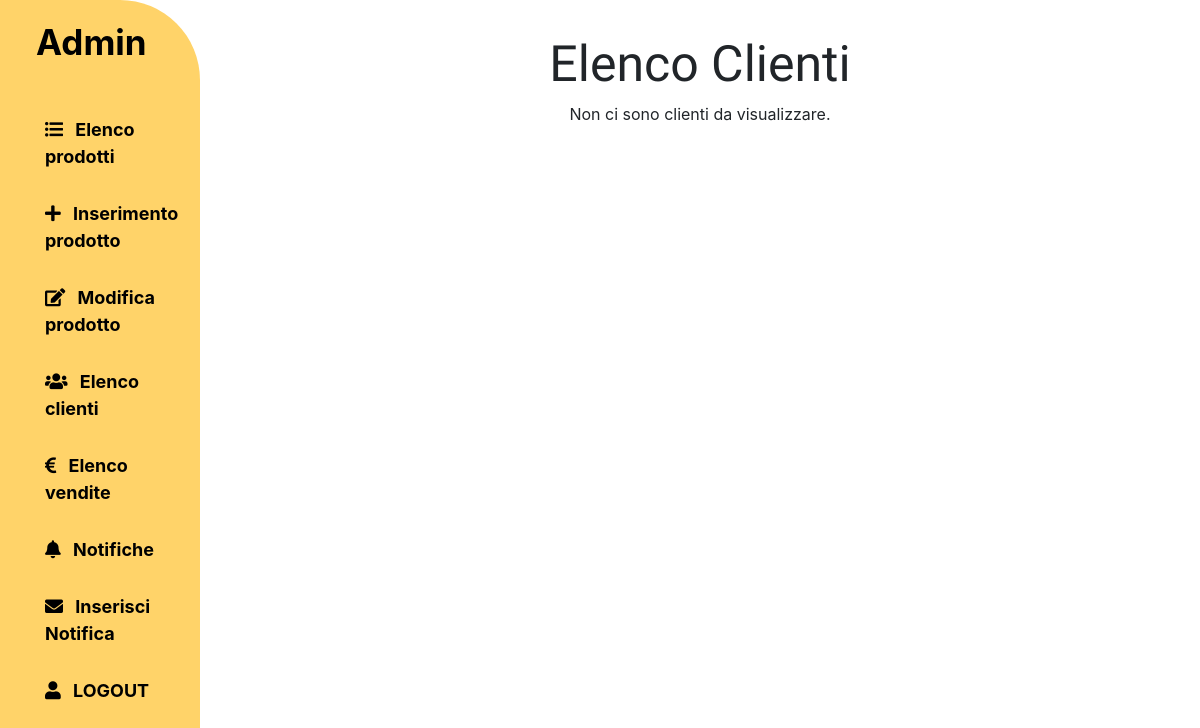
/admin/customers.php (signed in), run on an earlier commit of the app's database.
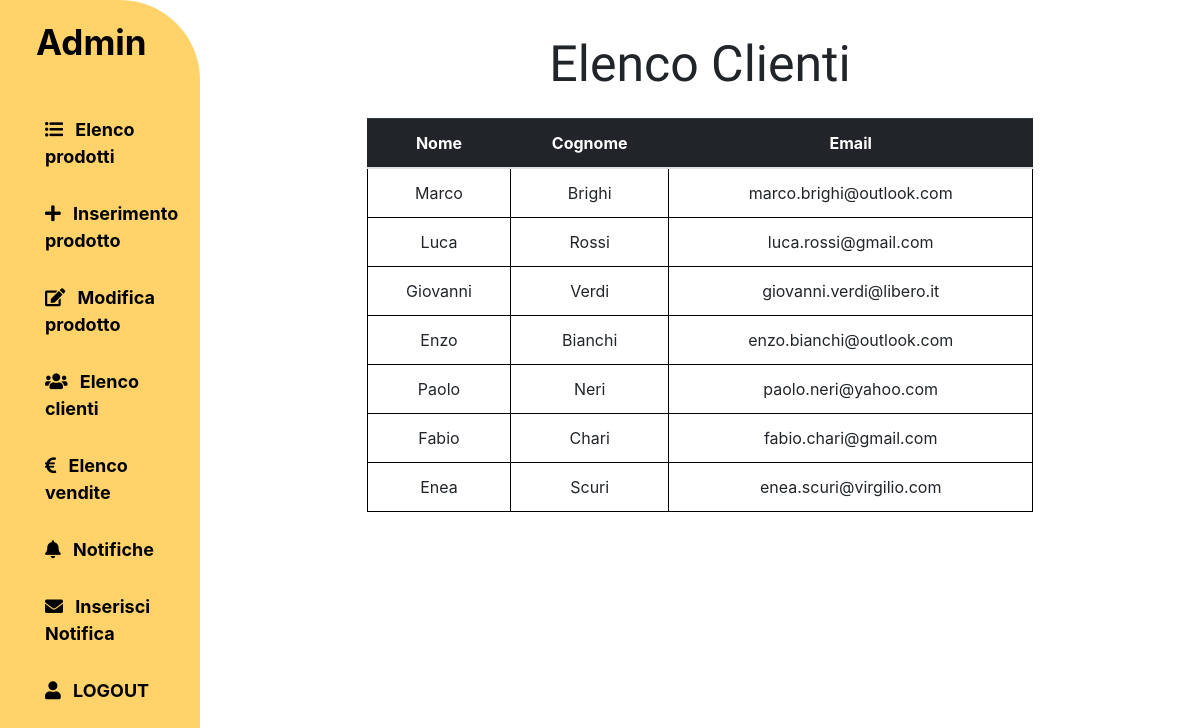
And on a later commit of the database.
### tables this page shows
CREATE TABLE IF NOT EXISTS `utenti`(
    `id` INT NOT NULL AUTO_INCREMENT,
    `nome` VARCHAR(20),
    `cognome` VARCHAR(30),
    `email` VARCHAR(30) NOT NULL,
    `password` VARCHAR(80) NOT NULL,
    `tipo` INT(2) NOT NULL DEFAULT 0,
    PRIMARY KEY(`id`)
);

### database/database.php (called while the page is built, shortened)
<?php
class DatabaseHelper
{
    private $db;
    public function __construct($servername, $username, $password, $dbname, $port)
    {
        $this->db = new mysqli($servername, $username, $password, $dbname, $port);
    }
    public function getAllCustomers()
    {
        $stmt = $this->db->prepare("SELECT * FROM utenti where tipo = 0");
        $stmt->execute();
        $result = $stmt->get_result();
        return $result->fetch_all(MYSQLI_ASSOC);
    }
}

### admin/bootstrap.php (called while the page is built, shortened)
<?php
    require_once(ROOT."database/database.php");
    $dbh = new DatabaseHelper("localhost", "root", "", "labottega", 3306);
?>

### admin/template/customers_list.php (the view)
<?php if (isset($_SESSION["id"]) && $_SESSION["tipo"] == 1) : ?>
    <div class="row">
        <div class="col-md-2"></div>
        <div class="col-12 col-md-8 text-center my-4 nopadding">
            <h1>Elenco Clienti</h1>
            <?php if (count($templateParams["clienti"]) > 0) : ?>
                <table class=" table text-center admin-basic-table mt-4">
                    <thead class="table-dark">
                        <tr>
                            <th scope="col" id="nome"> Nome </th>
                            <th scope="col" id="cognome"> Cognome </th>
                            <th scope="col" id="email"> Email </th>
                        </tr>
                    </thead>
                    <tbody>
                        <?php foreach ($templateParams["clienti"] as $cliente) : ?>
                            <tr class="py-3 my-3">
                                <td header="nome"><?php echo ($cliente["nome"]); ?></td>
                                <td header="cognome"><?php echo ($cliente["cognome"]); ?></td>
                                <td header="email"><?php echo ($cliente["email"]); ?></td>
                            </tr>
                        <?php endforeach; ?>
                    </tbody>
                </table>
            <?php else : ?>
                <p> Non ci sono clienti da visualizzare. </p>
            <?php endif; ?>
        </div>
        <div class="col-md-2"></div>
    </div>
<?php endif; ?>

What changed in the data, as far as the page shows it:
now on this page (row edited): utenti: nome "Marco", cognome "Brighi", email "marco.brighi@outlook.com"
now on this page (row edited): utenti: nome "Luca", cognome "Rossi", email "luca.rossi@gmail.com"
added utenti: nome "Giovanni", cognome "Verdi", email "giovanni.verdi@libero.it"
added utenti: nome "Enzo", cognome "Bianchi", email "enzo.bianchi@outlook.com"
added utenti: nome "Paolo", cognome "Neri", email "paolo.neri@yahoo.com"
added utenti: nome "Fabio", cognome "Chari", email "fabio.chari@gmail.com"
added utenti: nome "Enea", cognome "Scuri", email "enea.scuri@virgilio.com"
Also different on the page:
text no longer shown: "Non ci sono clienti da visualizzare."
text now shown: "Nome Cognome Email"
